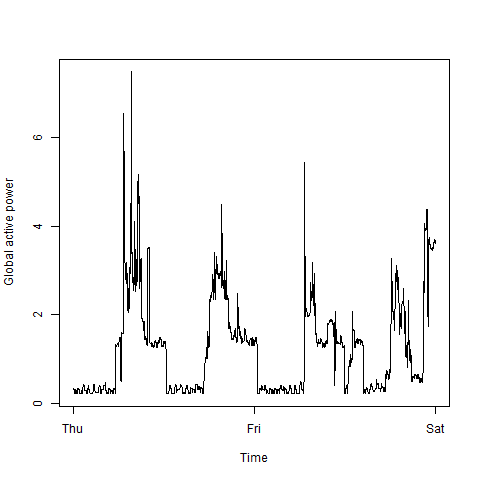

This chart was generated by the following R code:
source("preparing_data.r")

GAP <- con[,c(1,2)]

plot(GAP, xaxt="n", type = "l")
axis.POSIXct(side=1, at=cut(GAP$Time, "days"), format="%a") 
dev.copy(png, file="plot2.png")
dev.off()
